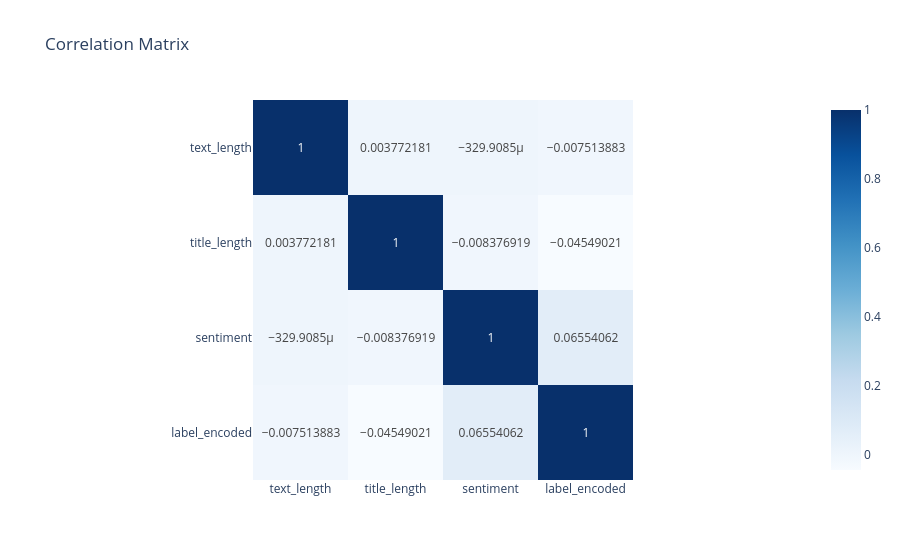

This figure's notebook cell:
### Markdown cell above
## 3. Preprocess Data and Feature Engineering

### Code cell
# Handle missing values
df['source'] = df['source'].fillna('Unknown')
df['author'] = df['author'].fillna('Unknown')
df['text'] = df['text'].fillna('')
df['title'] = df['title'].fillna('')

# Combine title and text
df['content'] = df['title'] + ' ' + df['text']

# Text cleaning function (works on one article at a time, so it cannot leak information between rows)
def clean_text(text):
    text = text.lower()
    text = re.sub(r'[^a-zA-Z\s]', '', text)
    tokens = word_tokenize(text)
    tokens = [word for word in tokens if word not in stop_words]
    return ' '.join(tokens)

# Apply text cleaning
df['clean_content'] = df['content'].apply(clean_text)

# Feature engineering (per-article values; sentiment was already computed in section 2)
df['text_length'] = df['text'].apply(lambda x: len(x.split()))
df['title_length'] = df['title'].apply(lambda x: len(x.split()))

# Encode labels
df['label_encoded'] = df['label'].map({'real': 1, 'fake': 0})

# Correlation analysis (exploratory only; nothing below uses these correlations)
corr = df[['text_length', 'title_length', 'sentiment', 'label_encoded']].corr()
fig = px.imshow(corr, text_auto=True, title="Correlation Matrix",
                color_continuous_scale='Blues')
fig.show()

# Verify preprocessing
print("\nSample Cleaned Content:")
print(df['clean_content'].iloc[0][:200], '...')
print("\nFeature Engineered Columns:")
print(df[['text_length', 'title_length', 'sentiment']].head())

### Figure 1 — Plotly figure (JSON) as saved in the notebook; plotly's stock layout.template omitted (floating-point values rounded to 4 significant figures)
{"data": [{"coloraxis": "coloraxis", "hovertemplate": "x: %{x}<br>y: %{y}<br>color: %{z}<extra></extra>", "name": "0", "texttemplate": "%{z}", "type": "heatmap", "x": ["text_length", "title_length", "sentiment", "label_encoded"], "xaxis": "x", "y": ["text_length", "title_length", "sentiment", "label_encoded"], "yaxis": "y", "z": [[1.0, 0.003772, -0.0003299, -0.007514], [0.003772, 1.0, -0.008377, -0.04549], [-0.0003299, -0.008377, 1.0, 0.06554], [-0.007514, -0.04549, 0.06554, 1.0]]}], "layout": {"coloraxis": {"colorscale": [[0.0, "rgb(247,251,255)"], [0.125, "rgb(222,235,247)"], [0.25, "rgb(198,219,239)"], [0.375, "rgb(158,202,225)"], [0.5, "rgb(107,174,214)"], [0.625, "rgb(66,146,198)"], [0.75, "rgb(33,113,181)"], [0.875, "rgb(8,81,156)"], [1.0, "rgb(8,48,107)"]]}, "title": {"text": "Correlation Matrix"}, "xaxis": {"anchor": "y", "constrain": "domain", "domain": [0.0, 1.0], "scaleanchor": "y"}, "yaxis": {"anchor": "x", "autorange": "reversed", "constrain": "domain", "domain": [0.0, 1.0]}}}
